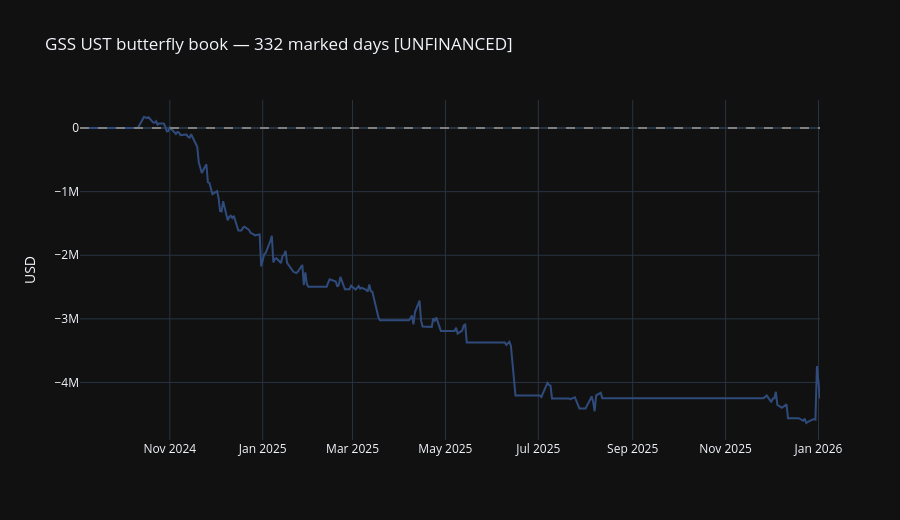
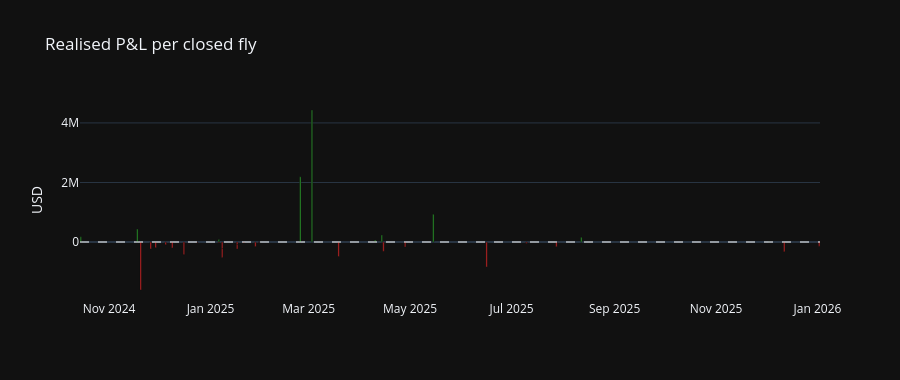

The notebook cell saved with these charts, in order:
### Code cell
eq = res.equity
fig = go.Figure()
fig.add_trace(go.Scatter(x=eq.index, y=eq.values, mode="lines", name="account value",
                         line=dict(color="#2F4B7C", width=2)))
fig.add_hline(y=0, line_dash="dash", line_color="grey")
fig.update_layout(template="plotly_dark", height=520,
                  title=f"GSS UST butterfly book — {len(eq)} marked days [{basis}]",
                  xaxis_title="", yaxis_title="USD")
fig.show()

if not res.closed.empty:
    c = res.closed.copy()
    p = c["realized_pnl"].astype(float)
    fig2 = go.Figure(go.Bar(x=pd.to_datetime(c["closed_at"]), y=p,
                            marker_color=["#2ca02c" if v > 0 else "#d62728" for v in p]))
    fig2.add_hline(y=0, line_color="white", line_dash="dash", opacity=0.5)
    fig2.update_layout(template="plotly_dark", height=380, title="Realised P&L per closed fly",
                       yaxis_title="USD")
    fig2.show()
    display(c[["opened_at", "closed_at", "holding_period_days", "realized_pnl",
               "gross_realized_pnl", "fee_allocated"]].head(15))

### Figure 1 — Plotly figure (JSON) as saved in the notebook; plotly's stock layout.template omitted (floating-point values rounded to 4 significant figures; data arrays with more than 128 entries replaced by an {"elided": "..."} marker saying what was removed)
{"data": [{"line": {"color": "#2F4B7C", "width": 2}, "mode": "lines", "name": "account value", "type": "scatter", "x": {"elided": "332 str values"}, "y": {"elided": "332 float values"}}], "layout": {"height": 520, "shapes": [{"line": {"color": "grey", "dash": "dash"}, "type": "line", "x0": 0, "x1": 1, "xref": "x domain", "y0": 0, "y1": 0, "yref": "y"}], "title": {"text": "GSS UST butterfly book — 332 marked days [UNFINANCED]"}, "xaxis": {"title": {"text": ""}}, "yaxis": {"title": {"text": "USD"}}}}

### Figure 2 — Plotly figure (JSON) as saved in the notebook; plotly's stock layout.template omitted (floating-point values rounded to 4 significant figures)
{"data": [{"marker": {"color": ["#2ca02c", "#2ca02c", "#d62728", "#d62728", "#d62728", "#d62728", "#d62728", "#d62728", "#d62728", "#2ca02c", "#d62728", "#d62728", "#d62728", "#d62728", "#d62728", "#d62728", "#d62728", "#d62728", "#d62728", "#2ca02c", "#2ca02c", "#d62728", "#2ca02c", "#2ca02c", "#d62728", "#d62728", "#2ca02c", "#d62728", "#d62728", "#d62728", "#2ca02c", "#2ca02c", "#d62728", "#d62728"]}, "type": "bar", "x": ["2024-10-15T00:00:00", "2024-11-18T00:00:00", "2024-11-20T00:00:00", "2024-11-26T00:00:00", "2024-11-29T00:00:00", "2024-12-05T00:00:00", "2024-12-09T00:00:00", "2024-12-16T00:00:00", "2024-12-24T00:00:00", "2025-01-06T00:00:00", "2025-01-06T00:00:00", "2025-01-08T00:00:00", "2025-01-08T00:00:00", "2025-01-17T00:00:00", "2025-01-17T00:00:00", "2025-01-21T00:00:00", "2025-01-28T00:00:00", "2025-01-30T00:00:00", "2025-01-31T00:00:00", "2025-02-24T00:00:00", "2025-03-03T00:00:00", "2025-03-19T00:00:00", "2025-04-10T00:00:00", "2025-04-14T00:00:00", "2025-04-15T00:00:00", "2025-04-28T00:00:00", "2025-05-15T00:00:00", "2025-06-16T00:00:00", "2025-07-10T00:00:00", "2025-07-28T00:00:00", "2025-08-12T00:00:00", "2025-12-03T00:00:00", "2025-12-12T00:00:00", "2026-01-02T00:00:00"], "y": [178100.0, 437900.0, -1608000.0, -230500.0, -188400.0, -89180.0, -195300.0, -420400.0, -11450.0, 83420.0, -21440.0, -217600.0, -296900.0, -86490.0, -146500.0, -29840.0, -151300.0, -5457.0, -1219.0, 2192000.0, 4433000.0, -484900.0, 69090.0, 237000.0, -310700.0, -161900.0, 934600.0, -836600.0, -43640.0, -157200.0, 161400.0, 7245.0, -322000.0, -137500.0]}], "layout": {"height": 380, "shapes": [{"line": {"color": "white", "dash": "dash"}, "opacity": 0.5, "type": "line", "x0": 0, "x1": 1, "xref": "x domain", "y0": 0, "y1": 0, "yref": "y"}], "title": {"text": "Realised P&L per closed fly"}, "yaxis": {"title": {"text": "USD"}}}}
